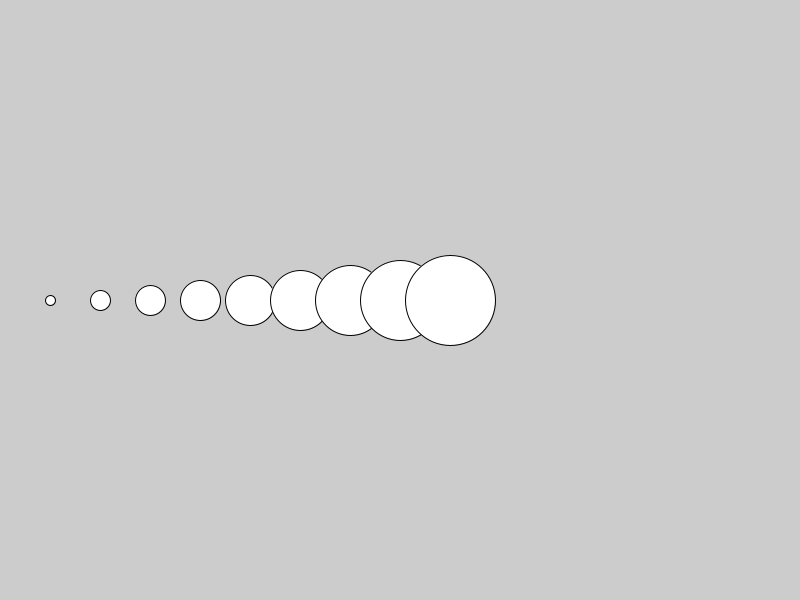
Frame 1 (no input)
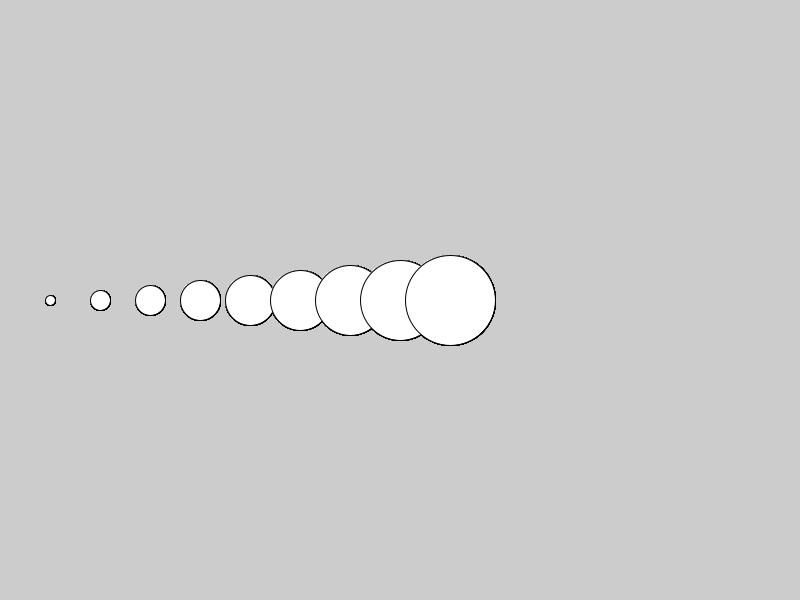
Frame 60 (the mouse pressed at the canvas centre just before this capture)
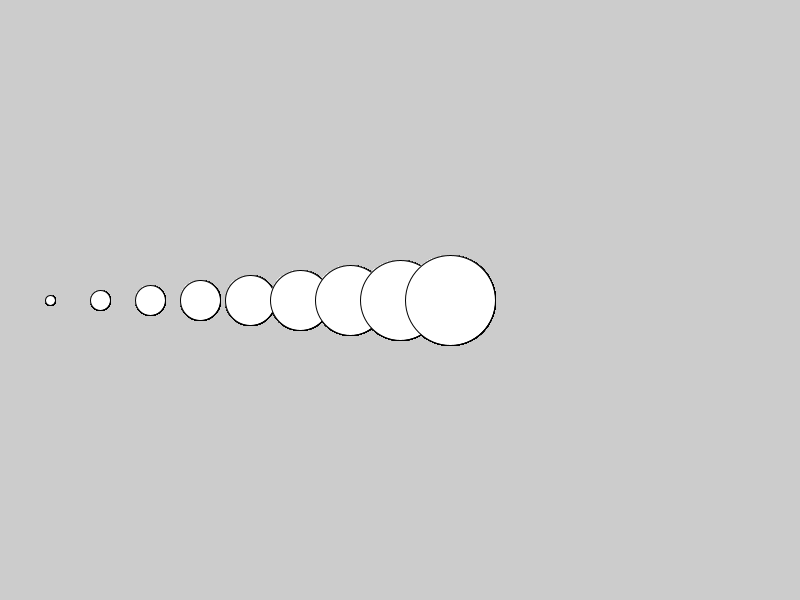
Frame 120 (the mouse held since frame 60 and released just before this capture)

The Processing sketch that drew these frames (run headless with seeded random() and noise(); from frame 60 on, the mouse is pressed at the canvas centre):

// Processing sketch: arrays
// ── arrays.pde
//arrays are limited to one datatype
int [] integers = new int[10];

void setup(){ 
size(800,600);
  for(int i = 0;i<10;i++){
  integers[i] = i * 10;
  }
}

void draw(){
  for(int i = 0;i<integers.length;i++){
    ellipse(i*50,height/2,integers[i],integers[i]);
  }
}
